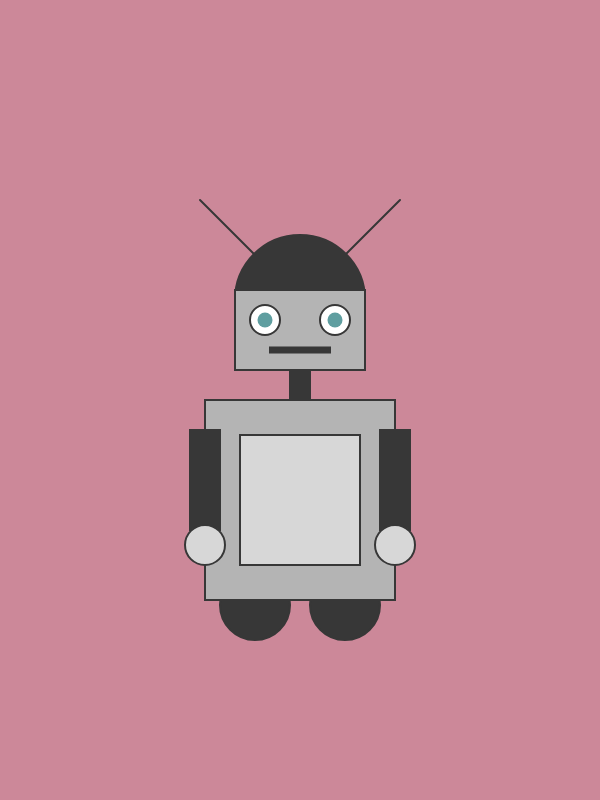
Frame 1 (no input)
Frame 60 (no input): identical to frame 1, image omitted
Frame 120 (the mouse pressed at the canvas centre since frame 60): identical to frame 1, image omitted

The p5.js sketch that drew this single still picture (run headless with seeded random() and noise() and a simulated clock; from frame 60 on, the mouse is pressed at the canvas centre):

// p5.js sketch
// ── sketch.js
function setup() {
	// define artboard size
	createCanvas(600,800);
	// Set here the values that are not changing all over the sketch

}

function draw() {
	background(204,136,153);

  //antenne
	strokeWeight(2);
	stroke(55,55,55);
	line(300,300,200,200);

	strokeWeight(2);
	stroke(55,55,55);
	line(300,300,400,200);

	//testa
	ellipseMode(CENTER);
  strokeWeight(2);
	fill(55,55,55);
	ellipse(300,300,130);


	rectMode(CENTER);
	strokeWeight(2);
	fill(180,180,180);
  stroke(55,55,55);
	rect(300,330,130,80);

	//occhi
	ellipseMode(CENTER);
	fill(255,255,255);
	stroke(55,55,55);
  ellipse(265,320,30);

	ellipseMode(CENTER);
	fill(255,255,255);
	stroke(55,55,55);
	ellipse(335,320,30);

	//pupille
	ellipseMode(CENTER);
	fill(95,158,160);
	noStroke();
  ellipse(265,320,15);

	ellipseMode(CENTER);
	fill(95,158,160);
	noStroke();
	ellipse(335,320,15);

	//bocca
	rectMode(CENTER);
	strokeWeight(2);
	fill(55,55,55);
  stroke(55,55,55);
	rect(300,350,60,5);

	//collo
	rectMode(CENTER);
	strokeWeight(2);
	fill(55,55,55);
  stroke(55,55,55);
	rect(300,390,20,40);

	//piedi
	ellipseMode(CENTER);
	fill(55,55,55);
	stroke(55,55,55);
	ellipse(255,605,70);

	ellipseMode(CENTER);
	fill(55,55,55);
	stroke(55,55,55);
	ellipse(345,605,70);

	//busto
	rectMode(CENTER);
	strokeWeight(2);
	fill(180,180,180);
	stroke(55,55,55);
	rect(300,500,190,200);

	//pancia
	rectMode(CENTER);
	strokeWeight(2);
	fill(215,215,215);
	stroke(55,55,55);
	rect(300,500,120,130);

  


	//braccia
	rectMode(CENTER);
	strokeWeight(2);
	fill(55,55,55);
  stroke(55,55,55);
	rect(205,480,30,100);

	rectMode(CENTER);
	strokeWeight(2);
	fill(55,55,55);
  stroke(55,55,55);
	rect(395,480,30,100);

	//mani
	ellipseMode(CENTER);
	fill(215,215,215);
	stroke(55,55,55);
  ellipse(205,545,40);

	ellipseMode(CENTER);
	fill(215,215,215);
	stroke(55,55,55);
	ellipse(395,545,40);





}
